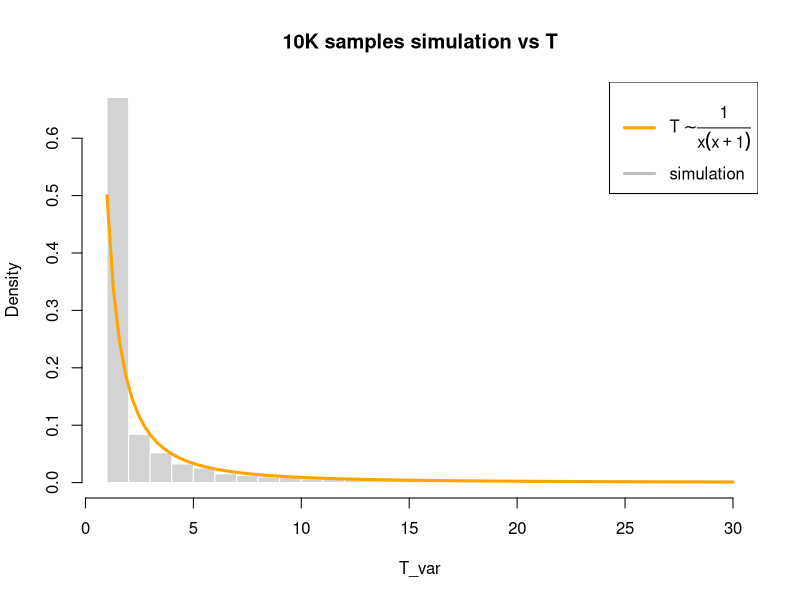

Here is the R script that generated this plot: (Note: this script raises an error after producing the figure.)
## ---- chunk 1
#install.packages('foreach')
#install.packages('doParallel')
#install.packages('dplyr')

library(foreach)
library(iterators)
library(doParallel) 
library(dplyr)
registerDoParallel(cores = detectCores())
## ---- chunk 2
sim <- function(X, steps.base=10, i=1){
    M = length(X)
    steps.now = min(steps.base^i, 1e7)

    y <- matrix(
        runif(steps.now * M), 
        nrow = M)
    trespass = y>X                  # for each row we see which value is over its X
    over = ifelse(
        rowSums(trespass)==0,       # if no trespasses for that row
        0,                          # then it's 0
        max.col(trespass, "first")) # else it's the first of the trespasses

    rm(y, trespass)                 # we clean the memory by releasing unused vectors
    miss.vars = which(over==0)      # we update the missing values
    miss.n = length(miss.vars)                     
    i = i + 1
    if (miss.n != 0) {
    # if there are still missing variables we repeat the process through recursion
        remainder = sim(X = X[miss.vars], i=i) + steps.now
        over[miss.vars] = remainder
    }

    return(over)
}
sim(runif(100))
## ---- chunk 3
T_var = sim(runif(10000))
hist(T_var, 
     breaks = 1:100000, 
     xlim=c(1,30), 
     prob=T,
     border='white',
     main = '10K samples simulation vs T')
curve(1/x/(x+1), 
      col='orange', 
      lwd=3, add=T)
legend('topright', 
       legend=c(
         expression(T %~% frac(1,x*(x+1))),
         'simulation'),
       col=c('orange', 'grey'),
       lwd=3
)
## ---- chunk 4
set.seed(13112221)

M = 10^(2:7)
n.threads = 10
n.simulations = 1
df = data.frame()

for(i in 1:n.simulations) {
    for(m in M) {
        beg <- Sys.time()
        r = foreach(idx=1:n.threads, .combine=c) %dopar% {
            sim(runif(m/n.threads))
        }
        fin<- Sys.time() - beg

        # store results
        row = data.frame(size=m, time=fin, it=i, mean=mean(r), variance=var(r), median=median(r))
        df = rbind(df, row)
    }
}
df
## ---- chunk 5
# read summaries from simulations on Google Colab
df = read.csv('simulations.csv') 
summaries <- df %>%
  group_by(size) %>%
  dplyr::summarize(
    mean_time = mean(time),
    median_time = median(time),
    expected = mean(mean),
    variance = mean(variance),
    median = median(median)
  ) %>%
  as.data.frame()
summaries
## ---- chunk 6
plot(
    summaries[c('size', 'expected')],
    type = "l", 
    log='x',
    lwd=5, 
    col='green', 
    xlab='Population Size', 
    ylab='Mean', 
    main='Mean per size of input')

## ---- chunk 7
plot(
    x = summaries$size,
    y = summaries$median_time,
    type = "l", 
#    log='x',
    lwd=5, 
    col='orange', 
    xlab='Population Size', 
    ylab='time [s]', 
    main='Time per size of input')
curve(x*3.7e-6, lwd=2, add=T, type='l', lty='dotdash', from=min(df$size), to=max(df$size))
legend('topleft',
       legend = c('linear time','simulation time'),
       col = c('black', 'orange'),
       lwd=4)

## ---- chunk 8
summaries[c('size', 'median_time')]
